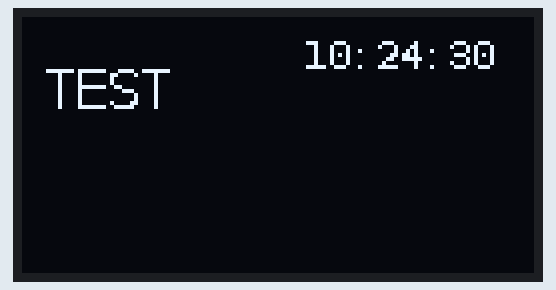
Simulated run of this program. Board: Raspberry Pi (BCM pin numbers). Parts: 128×64 one-colour display. The clock reads 2024-03-15 10:24:30 at power-on unless the program sets it. At 5.3 s the program stops and its outputs stay as they are.

Above: at 0.2 s.

The program:

Display.py
```python
import time, datetime

from pathlib import Path

from PIL import ImageFont
from PIL import Image

import time
from luma.core.interface.serial import i2c
from luma.core.render import canvas
from luma.oled.device import ssd1306
from luma.core.legacy.font import proportional, SINCLAIR_FONT

class Display:

    ################################################
    def __init__(self, port=1, address=0x3C):

        serial = i2c(port=port, address=address)
        self.device = ssd1306(serial)

        font_path = '/scratch/akalinow/luma.examples/examples/fonts/DejaVuSansMono.ttf'
        self.font_10 = ImageFont.truetype(font_path, 10)
        self.font_14 = ImageFont.truetype(font_path, 14)
    ################################################
    def clear(self):

            self.device.clear()
            #self.device.hide()
    #################################################
    def displayMessage(self, name):

        with canvas(self.device) as draw:
            timestamp = datetime.datetime.now().strftime('%H:%M:%S')
            draw.text((5, 10), name, fill="white", font=self.font_14)
            draw.text((70, 3), timestamp, fill="white", font=self.font_10)


    ################################################

################################################
################################################
def test_module():

    if __name__ == '__main__':


        displayObj = Display()
        displayObj.displayMessage("TEST")
        time.sleep(5)


#############################################
test_module()
```

Measured:
- what the display in image 0 shows lasts 5.0 s, from 0.2 s to 5.2 s
